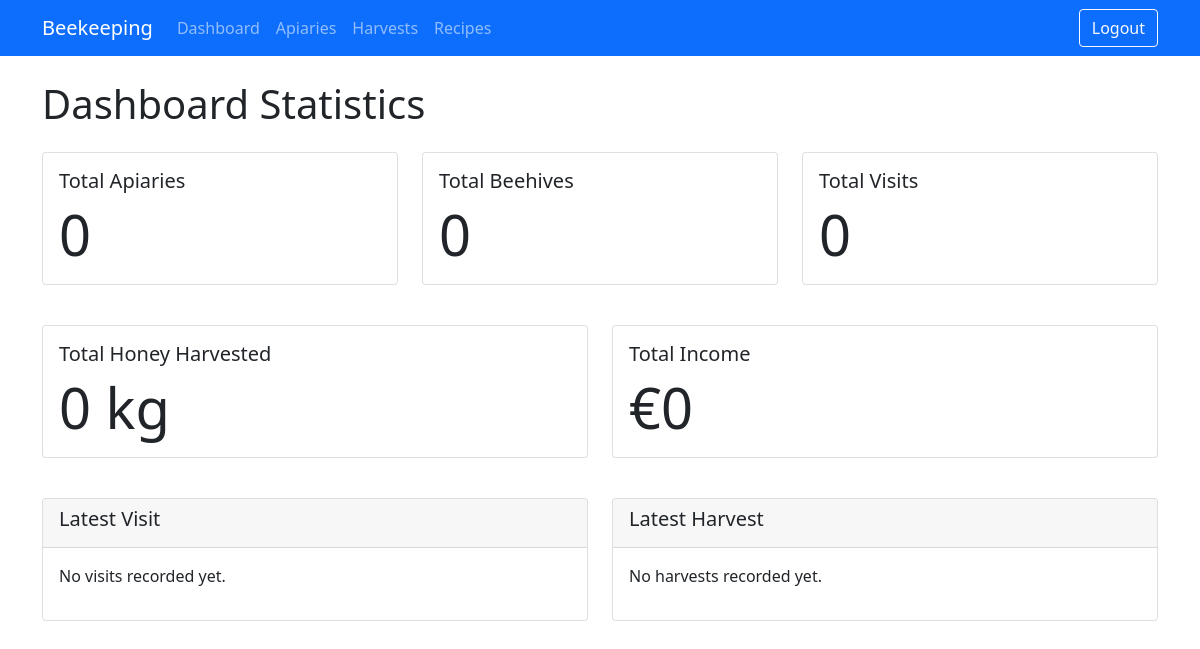
The page /dashboard (signed in) on the database as committed earlier.
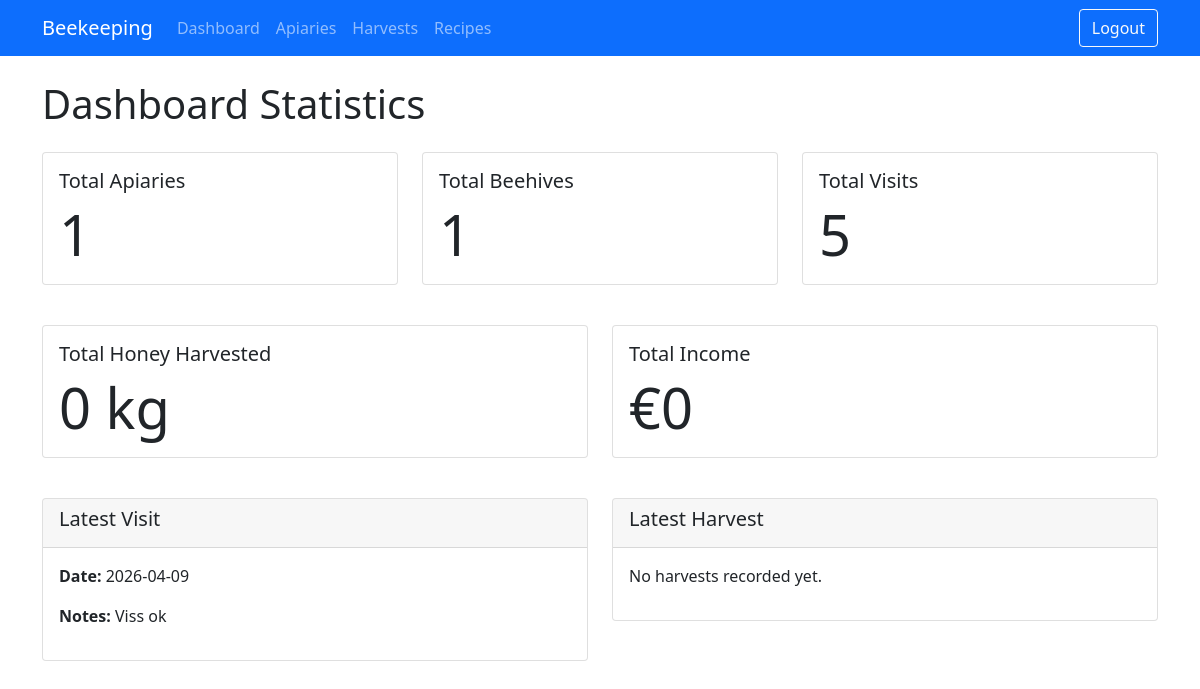
The same page on the database as committed later.
### tables this page shows
CREATE TABLE apiary_visits (
                    id INTEGER PRIMARY KEY,
                    apiary_id INTEGER,
                    visit_date TEXT NOT NULL,
                    notes TEXT,
                    FOREIGN KEY (apiary_id) REFERENCES apiaries (id)
                );

### web_app.py (the view)
@app.route("/dashboard")
@login_required
def dashboard():
    conn = sqlite3.connect('beekeeping.db')
    c = conn.cursor()
    user_id = session['user_id']
    c.execute("SELECT COUNT(*) FROM apiaries WHERE user_id = ?", (user_id,))
    total_apiaries = c.fetchone()[0]
    c.execute("""
        SELECT COUNT(*) FROM beehives
        WHERE apiary_id IN (SELECT id FROM apiaries WHERE user_id = ?)
    """, (user_id,))
    total_beehives = c.fetchone()[0]
    c.execute("""
        SELECT COUNT(*) FROM apiary_visits
        WHERE apiary_id IN (SELECT id FROM apiaries WHERE user_id = ?)
    """, (user_id,))
    total_visits = c.fetchone()[0]
    c.execute("SELECT COALESCE(SUM(amount), 0) FROM honey_harvests WHERE user_id = ?", (user_id,))
    total_honey = c.fetchone()[0]
    c.execute("SELECT COALESCE(SUM(money_earned), 0) FROM honey_harvests WHERE user_id = ?", (user_id,))
    total_income = c.fetchone()[0]
    c.execute("""
        SELECT visit_date, notes FROM apiary_visits
        WHERE apiary_id IN (SELECT id FROM apiaries WHERE user_id = ?)
        ORDER BY visit_date DESC LIMIT 1
    """, (user_id,))
    latest_visit_row = c.fetchone()
    latest_visit = {'date': latest_visit_row[0], 'notes': latest_visit_row[1]} if latest_visit_row else None
    c.execute("SELECT date, honey_type, amount FROM honey_harvests WHERE user_id = ? ORDER BY date DESC LIMIT 1", (user_id,))
    latest_harvest_row = c.fetchone()
    latest_harvest = {'date': latest_harvest_row[0], 'type': latest_harvest_row[1], 'amount': latest_harvest_row[2]} if latest_harvest_row else None
    conn.close()
    return render_template("statistics.html",
                           total_apiaries=total_apiaries,
                           total_beehives=total_beehives,
                           total_visits=total_visits,
                           total_honey=total_honey,
                           total_income=total_income,
                           latest_visit=latest_visit,
                           latest_harvest=latest_harvest)

### web_app.py (called while the page is built)
@app.before_request
def require_login():
    allowed = {"login", "register", "logout", "static", "serve_image"}  # names of view functions that don't require auth
    if request.endpoint not in allowed and not session.get("logged_in"):
        return redirect(url_for("login"))

def login_required(f):
    @wraps(f)
    def decorated_function(*args, **kwargs):
        if not session.get("logged_in"):
            return redirect(url_for("login"))
        return f(*args, **kwargs)
    return decorated_function

### templates/statistics.html (shortened to what this page needs)
{% extends "base.html" %}
{% block content %}
<h1 class="mb-4">Dashboard Statistics</h1>
<div class="row mb-4">
    <div class="col-md-4 mb-3">
        <div class="card">
            <div class="card-body">
                <h5 class="card-title">Total Apiaries</h5>
                <p class="card-text display-4">{{ total_apiaries }}</p>
            </div>
        </div>
    </div>
    <div class="col-md-4 mb-3">
        <div class="card">
            <div class="card-body">
                <h5 class="card-title">Total Beehives</h5>
                <p class="card-text display-4">{{ total_beehives }}</p>
            </div>
        </div>
    </div>
    <div class="col-md-4 mb-3">
        <div class="card">
            <div class="card-body">
                <h5 class="card-title">Total Visits</h5>
                <p class="card-text display-4">{{ total_visits }}</p>
            </div>
        </div>
    </div>
</div>
<div class="row mb-4">
    <div class="col-md-6 mb-3">
        <div class="card">
            <div class="card-body">
                <h5 class="card-title">Total Honey Harvested</h5>
                <p class="card-text display-4">{{ total_honey }} kg</p>
            </div>
        </div>
    </div>
    <div class="col-md-6 mb-3">
        <div class="card">
            <div class="card-body">
                <h5 class="card-title">Total Income</h5>
                <p class="card-text display-4">€{{ total_income }}</p>
            </div>
        </div>
    </div>
</div>
<div class="row">
    <div class="col-md-6 mb-3">
        <div class="card">
            <div class="card-header">
                <h5>Latest Visit</h5>
            </div>
            <div class="card-body">
                {% if latest_visit %}
                <p><strong>Date:</strong> {{ latest_visit.date }}</p>
                <p><strong>Notes:</strong> {{ latest_visit.notes or 'No notes' }}</p>
                {% else %}
                <p>No visits recorded yet.</p>
                {% endif %}
            </div>
        </div>
    </div>
    <div class="col-md-6 mb-3">
        <div class="card">
            <div class="card-header">
                <h5>Latest Harvest</h5>
            </div>
            <div class="card-body">
                {% if latest_harvest %}
                <p><strong>Date:</strong> {{ latest_harvest.date }}</p>
                <p><strong>Type:</strong> {{ latest_harvest.type }}</p>
                <p><strong>Amount:</strong> {{ latest_harvest.amount }} kg</p>
                {% else %}
                <p>No harvests recorded yet.</p>
                {% endif %}
            </div>
        </div>
    </div>
</div>
{% endblock %}

### templates/base.html (shortened to what this page needs)
<!DOCTYPE html>
<html lang="lv">
<head>
    <link href="https://cdn.jsdelivr.net/npm/bootstrap@5.1.3/dist/css/bootstrap.min.css" rel="stylesheet">
</head>
<body>
    <nav class="navbar navbar-expand-lg navbar-dark bg-primary">
        <div class="container">
            <a class="navbar-brand" href="{{ url_for('index') }}">Beekeeping</a>
            <div class="navbar-nav me-auto">
                <a class="nav-link" href="{{ url_for('dashboard') }}">Dashboard</a>
                <a class="nav-link" href="{{ url_for('apiaries') }}">Apiaries</a>
                <a class="nav-link" href="{{ url_for('harvests') }}">Harvests</a>
                <a class="nav-link" href="{{ url_for('recipes') }}">Recipes</a>
            </div>
            <div class="navbar-nav">
                <a class="btn btn-outline-light ms-3" href="{{ url_for('logout') }}">Logout</a>
            </div>
        </div>
    </nav>
    <div class="container mt-4">
        {% block content %}{% endblock %}
    </div>
</body>
</html>

Rows that differ between the two databases and show on the page:
added apiary_visits: date "2026-04-09", notes "Viss ok"
Other text that changed with them:
{{ total_apiaries }}: "0" → "1"
{{ total_beehives }}: "0" → "1"
{{ total_visits }}: "0" → "5"
text no longer shown: "No visits recorded yet."
text now shown: "Date: Notes:"
